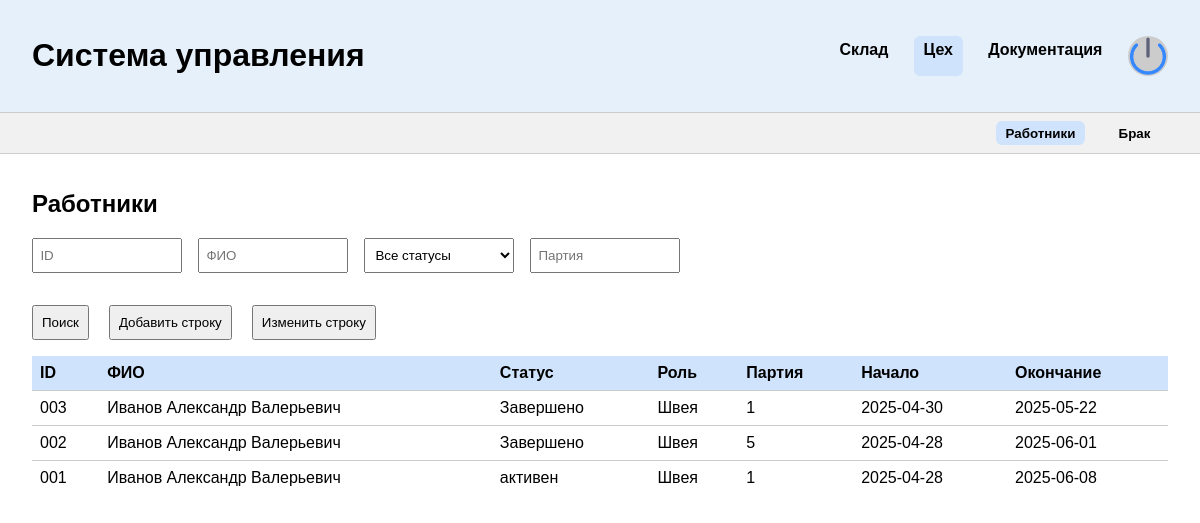
/ceh/workers/ (signed in), run on an earlier commit of the app's database.
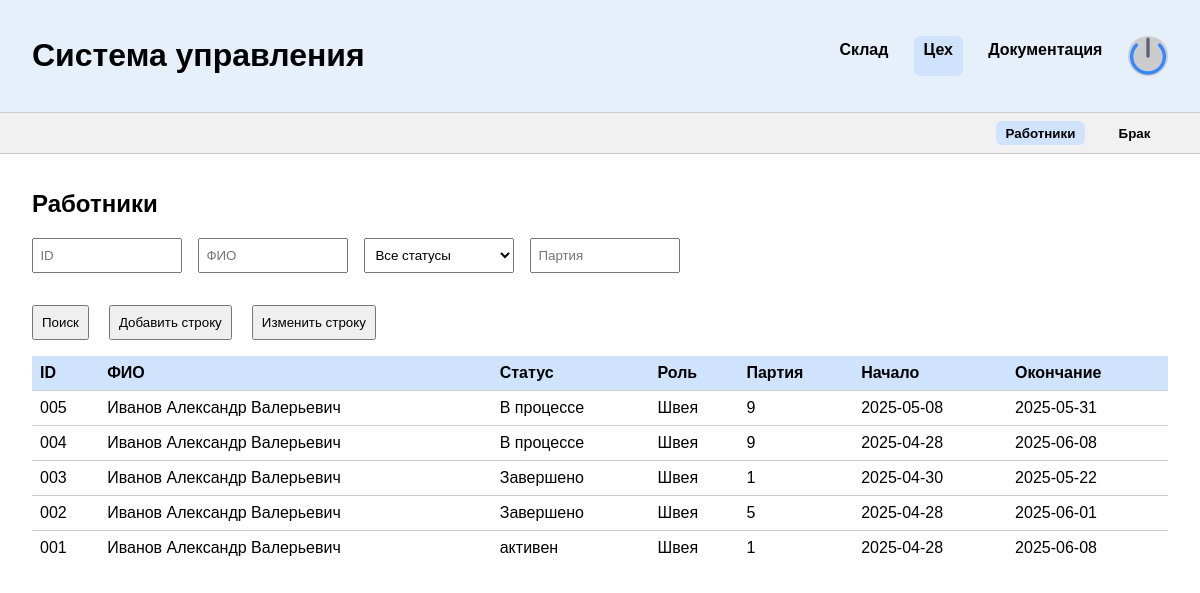
And on a later commit of the database.
### main/models.py (models this page shows, shortened)
class Worker(models.Model):
    user = models.ForeignKey(User, on_delete=models.CASCADE)
    batch = models.ForeignKey(Batch, on_delete=models.CASCADE)
    date_begin = models.DateField(verbose_name="Дата начала работы")
    date_end = models.DateField(verbose_name="Дата окончания работы")
    status = models.CharField(max_length=50, verbose_name="Статус")
    class Meta:
        verbose_name = "Работник"
        verbose_name_plural = "Работники"

class User(AbstractBaseUser, PermissionsMixin):
    fullname = models.CharField(max_length=100, verbose_name="ФИО", null=True, blank=True)
    login = models.CharField(unique=True, max_length=50, null=True)
    password = models.CharField(max_length=180)
    role = models.CharField(choices=[(channel.value, channel.value) for channel in UserRole], max_length=50, null=True)
    objects = MyUserManager()
    is_staff = models.BooleanField(default=False)
    is_active = models.BooleanField(default=True)
    USERNAME_FIELD = "login"
    class Meta:
        verbose_name = "Пользователи"
        verbose_name_plural = "Пользователи"
    def __str__(self):
        return f"{self.fullname} - {self.role}"

### main/views/workers.py (the view)
# urls.py: path("ceh/workers/", WorkersPage.as_view()),
class WorkersPage(BaseView, TemplateView):
    template_name = "main/workers.html"
    exclude_roles = [UserRole.Cutter, UserRole.Sewer, UserRole.Designer, UserRole.WarehouseManager,  UserRole.PatternDesigner, UserRole.PackerInspector]
    def get_context_data(self, **kwargs):
        context = super().get_context_data(**kwargs)
        context["workers"] = WorkerSerializer(Worker.objects.order_by("-id"), many=True).data
        context["users"] = User.objects.filter(role__in=["Раскройщик", "Швея"])
        context["batches"] = Batch.objects.order_by("-id")
        return context

### main/models.py (called while the page is built)
    def __str__(self):
        return f"Партия: {self.id}"

### main/serializers.py (called while the page is built)
    def get_fullname(self, obj):
        return obj.user.fullname

    def get_role(self, obj):
        return obj.user.role

    def get_id(self, obj):
        return str(obj.id).zfill(3)

    def get_date_begin(self, obj):
        return obj.date_begin.strftime("%Y-%m-%d")

    def get_date_end(self, obj):
        return obj.date_end.strftime("%Y-%m-%d")

### main/views/base.py (called while the page is built)
    def dispatch(self, request: HttpRequest, *args, **kwargs):
        user = request.user
        if not user.is_authenticated:
            return HttpResponseRedirect('/')
        print(user.login)
        print(user.__dict__)
        if user.role == UserRole.GeneralManager or user.role == UserRole.ProductionManager:
            return super().dispatch(request, *args, **kwargs)
        if user.role not in self.get_enable_roles():
            return render(request, "main/protect.html")
        return super().dispatch(request, *args, **kwargs)

### main/templates/main/workers.html (shortened to what this page needs)
{% extends "main/base.html" %}
{% load static %}
{% block content %}
<header>
  <h1>Система управления</h1>
  <div class="menu">
    <a href="/warehouse/materials/">Склад</a>
    <a href="/ceh/workers/" class="active">Цех</a>
    <a href="/docs/">Документация</a>
    <div class="avatar"><img src="{% static 'main/shutdown.png' %}" /></div>
  </div>
</header>
  <div class="submenu" id="submenu-ceh">
    <button data-target="workers" class="active"><a href="/ceh/workers/">Работники</a></button>
    <button data-target="defects"><a href="/ceh/defects/">Брак</a></button>
  </div>
  <section id="ceh">
    <div class="table-section" id="workers">
      <h2>Работники</h2>
      <div class="filters">
        <input placeholder="ID">
        <input placeholder="ФИО">
        <select>
          <option>Все статусы</option>
        </select>
        <input placeholder="Партия">
      </div>
      <div class="material-actions">
        <button onclick="filterWorkers()">Поиск</button>
        <button onclick="document.getElementById('dialog-add-worker').showModal()">Добавить строку</button>
        <button onclick="document.getElementById('dialog-edit-worker-entry').showModal()">Изменить строку</button>
      </div>
      <table>
        <thead>
          <tr>
            <th>ID</th>
            <th>ФИО</th>
            <th>Статус</th>
            <th>Роль</th>
            <th>Партия</th>
            <th>Начало</th>
            <th>Окончание</th>
          </tr>
        </thead>
        <tbody>
          {% for w in workers %}
            <tr><td>{{ w.id }}</td><td>{{ w.fullname }}</td><td>{{ w.status }}</td><td>{{ w.role }}</td><td>{{ w.batch }}</td><td>{{ w.date_begin }}</td><td>{{ w.date_end }}</td></tr>
          {% endfor %}
        </tbody>
      </table>
    </div>
  </section>
{% endblock %}

### main/templates/main/base.html (shortened to what this page needs)
<!DOCTYPE html>
<html lang="ru">
<head>
</head>
<body>
  {% block content %}
  {% endblock %}
</body>
</html>

### main/templates/main/base.html (style rules this page uses)
.filters, .search, .table-section input, .table-section .filters { margin-bottom: 1rem; display: flex; gap: 0.5rem; flex-wrap: wrap; }
.filters input, .filters select { flex: 1 1 150px; max-width: 150px; height: 35px; padding: 0.4rem; box-sizing: border-box; }
.filters { width: 100%; }
body { margin: 0; font-family: sans-serif; background-color: white; color: black; }
header { display: flex; justify-content: space-between; align-items: center; padding: 1rem 2rem; background-color: #e6f0fa; border-bottom: 1px solid #ccc; }
.menu { display: flex; gap: 1rem; }
.menu a { text-decoration: none; color: black; font-weight: bold; padding: 0.3rem 0.6rem; border-radius: 6px; }
.menu a.active { background-color: #d0e3fc; }
.avatar { width: 40px; height: 40px; background-color: #ccc; border-radius: 50%; }
.submenu { display: flex; justify-content: flex-end; padding: 0.5rem 2rem; background-color: #f1f1f1; border-bottom: 1px solid #ccc; gap: 1rem; }
.submenu button { background-color: transparent; border: none; font-weight: bold; cursor: pointer; padding: 0.3rem 0.6rem; border-radius: 6px; }
.submenu button a { text-decoration: none; color: black }
.submenu button.active { background-color: #d0e3fc; }
main, section { padding: 1rem 2rem; }
table { width: 100%; border-collapse: collapse; margin-bottom: 2rem; }
th { background-color: #d0e3fc; padding: 0.5rem; text-align: left; }
td { padding: 0.5rem; border-top: 1px solid #ccc; }
input, select, button { padding: 0.5rem; margin-right: 0.5rem; }
.material-actions, .product-actions { display: flex; gap: 0.75rem; margin: 1rem 0; }
.avatar img { width: 100%; cursor: pointer; }

What changed in the data, as far as the page shows it:
added Worker: id "005", fullname "Иванов Александр Валерьевич", status "В процессе", role "Швея", batch "9", date_begin "2025-05-08", date_end "2025-05-31"
added Worker: id "004", fullname "Иванов Александр Валерьевич", status "В процессе", role "Швея", batch "9", date_begin "2025-04-28", date_end "2025-06-08"
